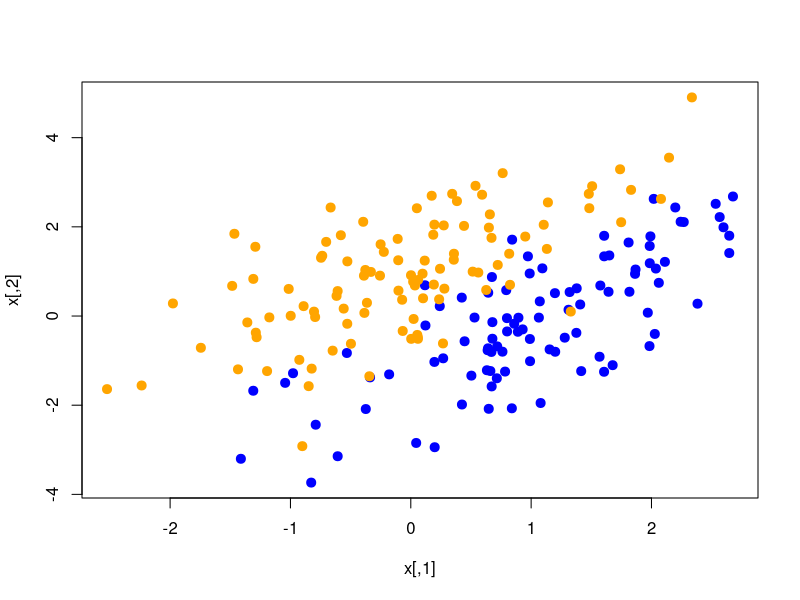
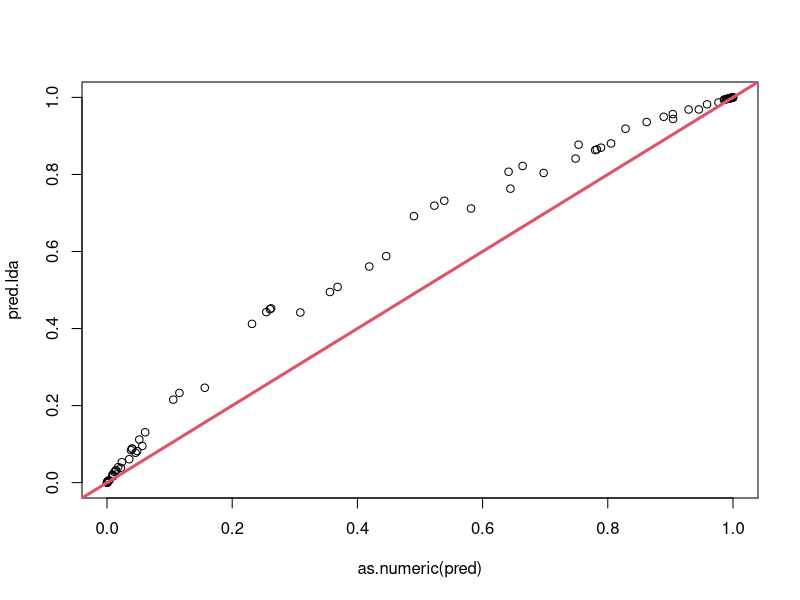

Generate these figures, in order, with R:
## ---- chunk 1
# Simulation d'un échantillon de données 
    n = 200
    C = matrix(c(1,1,1,2), nrow = 2)
    
# Tirage des classes equiprobables selon la loi binomiale
    n_blue <- rbinom(1, size = n, prob = 1/2) 
    class <- c(rep("blue", n_blue), rep("orange", n - n_blue))
  
# Tirages gaussiens à l'intérieur des classes  
    x_0 <- mvtnorm::rmvnorm(n_blue, mean = c(1,0), sigma = C)
    x_1 <- mvtnorm::rmvnorm(n - n_blue, mean = c(0,1), sigma = C)
    
    x <- rbind(x_0, x_1)
    plot(x, col = class, cex = 1.2, pch = 19)
## ---- chunk 2
# comment 1 : 
  samp = sample(1:n, n/2) 
  x_train <- x[samp,] ; class_train <- class[samp]
  x_test <- x[-samp,] ; class_test <- class[-samp]
  
# comment 2 : 
   mu0 <- apply(x_train[class_train == "blue",], 2, mean)
   mu1 <- apply(x_train[class_train == "orange",], 2, mean)

# comment 3 : 
   Sigma0 <- cov(x_train[class_train == "blue",]) 
   Sigma1 <- cov(x_train[class_train == "orange",])
## ---- chunk 3
sigmoid <- function(x) {1/(1 + exp(-x))}

# comment 4 :
  Sigma <- (Sigma0 + Sigma1)/2
  w <- solve(Sigma) %*% (mu1 - mu0)
  x0 <- (mu0 + mu1)/2

# comment 5 : (décommenter et remplacer)
  # pred <- sigmoid(t(w) %*% t(change_moi))
  # pred <- as.numeric(pred)
## ---- chunk 4
   pred <- as.numeric(sigmoid(t(w) %*% t(x_test - x0)))
## ---- chunk 5
  mod.lda <-  MASS::lda(class_train ~ ., data = data.frame(x_train), prior = c(0.5, 0.5))

# comment 1
  pred.lda <- predict(mod.lda, data.frame(x_test))$posterior[,2]

# comment 2
  plot(as.numeric(pred), pred.lda)
  abline(0,1, col = 2, lwd = 3)
## ---- chunk 6
# log-loss
  - mean((class_test == "blue")*log(1 - pred) + (class_test == "orange")*log(pred))
## ---- chunk 7
# Matrice de confusion :
  table(pred > 0.5, class_test)
